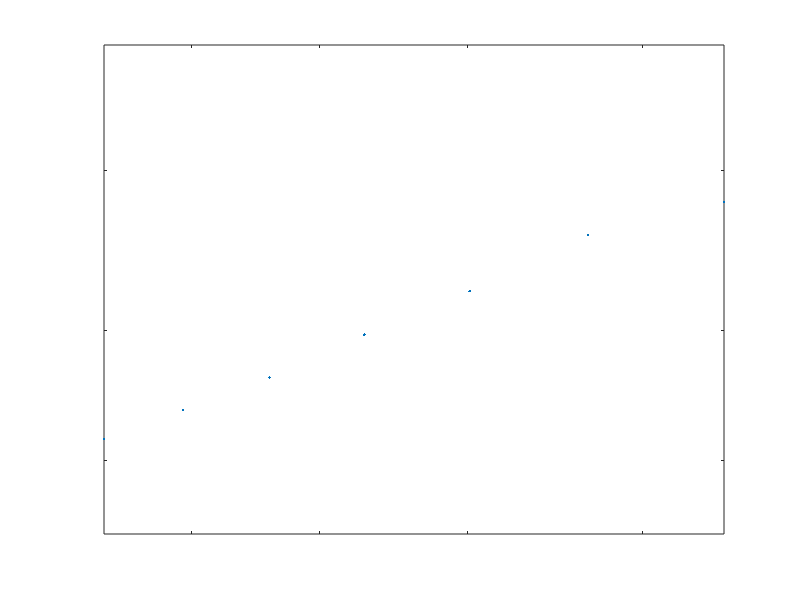
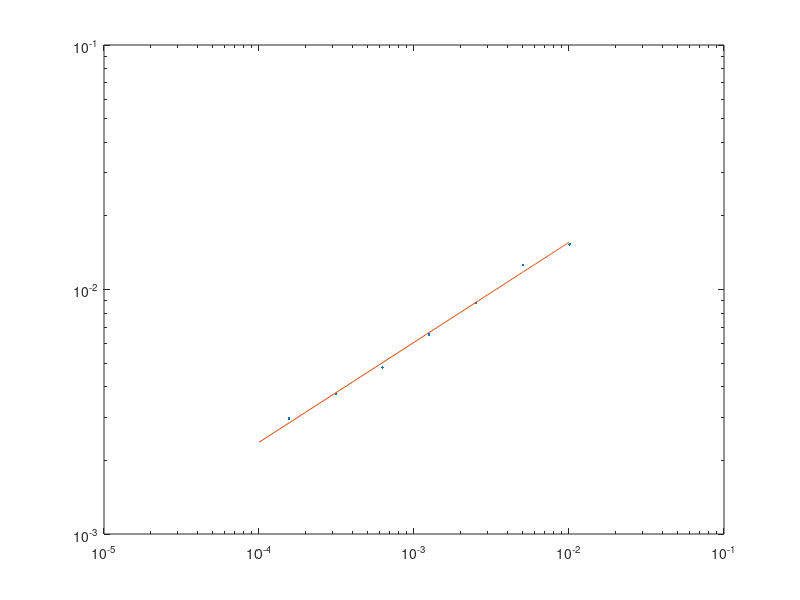

Write the MATLAB code that produced these figures, in order.
function rmserror()
clear;close all;
Rie0=load('SodsProblem0.dat');
Rie1=load('SodsProblem1.dat');
Rie2=load('SodsProblem2.dat');
Rie3=load('SodsProblem3.dat');
Rie4=load('SodsProblem4.dat');
Rie5=load('SodsProblem5.dat');
Rie6=load('SodsProblem6.dat');
exact=load('SodsProblem_exact.dat');
x=[Rie0(18,2)-Rie0(18,1),Rie1(18,2)-Rie1(18,1),...
    Rie2(18,2)-Rie2(18,1),Rie3(18,2)-Rie3(18,1)...
    Rie4(18,2)-Rie4(18,1),Rie5(18,2)-Rie5(18,1)...
    Rie6(18,2)-Rie6(18,1)];
y=[rmserr(Rie0(2,2:end-1),exact(2,1:64:end))...
    rmserr(Rie1(2,2:end-1),exact(2,1:32:end))...
    rmserr(Rie2(2,2:end-1),exact(2,1:16:end))...
    rmserr(Rie3(2,2:end-1),exact(2,1:8:end))...
    rmserr(Rie4(2,2:end-1),exact(2,1:4:end))...
    rmserr(Rie5(2,2:end-1),exact(2,1:2:end))...
    rmserr(Rie6(2,2:end-1),exact(2,:))];
p=polyfit(log(x(1:end)),log(y(1:end)),1)
loglog(log(x),log(y),'.');axis equal;
figure
xtest=.01:-.0001:0;
loglog(x,y,'.',xtest,exp(p(2))*xtest.^(p(1)))

function out = rmserr(sol,exact)
out=sqrt(sum((sol-exact).^2)/length(sol));